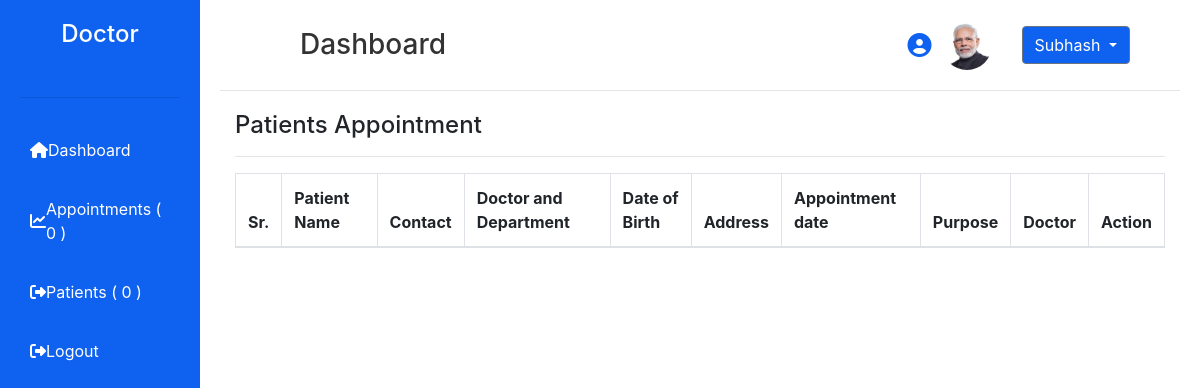
The app's page /appoint_table/ (signed in) with its own data.
### accounts/models.py (models this page shows)
class Doctor(models.Model):
    User = models.OneToOneField(User,on_delete=models.CASCADE)
    firstname = models.CharField(max_length=20)
    lastname = models.CharField(max_length=20)
    contact = models.IntegerField()
    email = models.EmailField()
    department = models.CharField(max_length=20)
    jod = models.DateField()
    profile = models.ImageField(upload_to='doctor_profile')
    password = models.CharField(max_length=50)
    is_doctor = models.BooleanField(default=False)
    is_approved = models.BooleanField(default=False)
    last_login = models.DateTimeField(null=True,blank=True)
    previous_login = models.DateTimeField(null=True,blank=True)
    def __str__(self):
        return self.firstname

### doctor/views.py (the view)
# urls.py: path('appoint_table/',views.appoint_table, name='appoint_table'),
def appoint_table(request):
    doctor = request.user.doctor
    appoint = Appoint.objects.filter(doctor=doctor)
    doc = Doctor.objects.all()
    count = 0
    for i in appoint:
        if not i.is_approved:
            count += 1
    cp = 0
    for i in appoint:
        if i.is_approved:
            cp += 1
    context = {
        'appoint': appoint,
        'doctor': doctor,
        'doc': doc,
        'cp': cp,
        'count': count,
    }
    return render(request, 'appoint_table.html',context)

### doctor/template/appoint_table.html (shortened to what this page needs)
{% extends 'doc_base.html' %}
{% load static %}
{% block content %}
<div class="container mt-3">
  <h4>Patients Appointment</h4><hr>
  <table class="table table-bordered">
    <thead>
      <tr>
        <th>Sr.</th>
        <th>Patient Name</th>
        <th>Contact</th>
        <th>Doctor and Department</th>
        <th>Date of Birth</th>
        <th>Address</th>
        <th>Appointment date</th>
        <th>Purpose</th>
        <th>Doctor</th>
        <th>Action</th>
      </tr>
    </thead>
  </table>
</div>
{% endblock %}

### doctor/template/doc_base.html (shortened to what this page needs)
<!DOCTYPE html>
<html lang="en">
<head>
     {% load static %}
    <link rel="stylesheet" href="{% static 'doc/css/doc.css' %}">
    <link rel="stylesheet" href="https://cdn.jsdelivr.net/npm/bootstrap@4.0.0/dist/css/bootstrap.min.css">
</head>
<body>
    <div class="dashboard">
        <div class="sidebar">
            <div class="logo">
                <h2>Doctor</h2><br>
                <hr>
            </div>
            <ul class="nav-links">
                <li>
                    <a href="{% url 'doc' %}">
                        <i class="fas fa-home"></i>
                        <span>Dashboard</span>
                    </a>
                </li>
                <li>
                    <a href="{% url 'appoint_table' %}">
                        <i class="fas fa-chart-line"></i>
                        <span>Appointments <span>( {{ count }} )</span>  </span>
                    </a>
                </li>
                <li>
                    <a href="{% url 'doct_patient' %}">
                        <i class="fas fa-sign-out-alt"></i>
                        <span>Patients <span>( {{ cp }} )</span> </span>
                    </a>
                </li>
                <li>
                    <a href="{% url 'logout1' %}">
                        <i class="fas fa-sign-out-alt"></i>
                        <span>Logout</span>
                    </a>
                </li>
            </ul>
        </div>
    <div class="main-content">
            <header>
                <div class="header-container">
                <h1>Dashboard</h1>
                <div class="header-right">
                        <div class="profile">
                            <i class="fas fa-user-circle"></i>
                                <div class="profile-image">
                                    <img src="{{doctor.profile.url}}" id="profileImage">
                                </div>
                        </div>
                        {% if user.is_authenticated %}
                        <div class="dropdown" style="background-color:none;">
                        <button class="btn btn-secondary dropdown-toggle" type="button" id="dropdownMenuButton" data-toggle="dropdown" aria-haspopup="true" aria-expanded="false" style="background-color:#0f61ef; color:#fff;">
                            {{ doctor.firstname }}
                        </button>
                        </div>
                        {% endif %}
                    </div>
                </div>
                <hr>
            </header>
{% block content %}
{% endblock %}
       </div>
     </div>
   </body>
</html>

### doctor/static/doc/css/doc.css (style rules this page uses)
* { margin: 0; padding: 0; box-sizing: border-box; }
body { font-family: Arial, sans-serif; background-color: #e0f7fa;; }
.dashboard { display: flex; }
.sidebar { width: 200px; background-color:#0f61ef; color: #fff; height: 100vh; padding: 20px; }
.sidebar .logo { text-align: center; margin-bottom: 30px; }
.sidebar .logo h2 { font-size: 24px; }
.sidebar .nav-links { list-style: none; }
.sidebar .nav-links li { margin-bottom: 15px; }
.sidebar .nav-links a { color: #fff; text-decoration: none; display: flex; align-items: center; padding: 10px; border-radius: 5px; transition: background-color 0.3s; }
.main-content { flex: 1; padding: 20px; }
.header-container { display: flex; justify-content: space-between; align-items: center; margin-bottom: 20px; }
.header-right { display: flex; align-items: center; gap: 30px; margin-right: 50px; }
.profile { display: flex; align-items: center; gap: 10px; cursor: pointer; }
.profile i { font-size: 24px; color: #0f61ef; }
.main-content header h1 { font-size: 28px; color: #333; margin-left: 80px; margin-bottom: 0; }
.main-content header { margin-bottom: 20px; }
.profile-image { height:50px; width:50px; border-radius:50%; cursor:pointer; overflow:hidden; display:inline-block; }
.profile-image img { height:50px; width:50px; object-fit:cover; }
hr { color:solid black; }

### records on screen
Doctor: profile (picture), firstname "Subhash"

### other values on screen
{{ count }} "0"
{{ cp }} "0"
